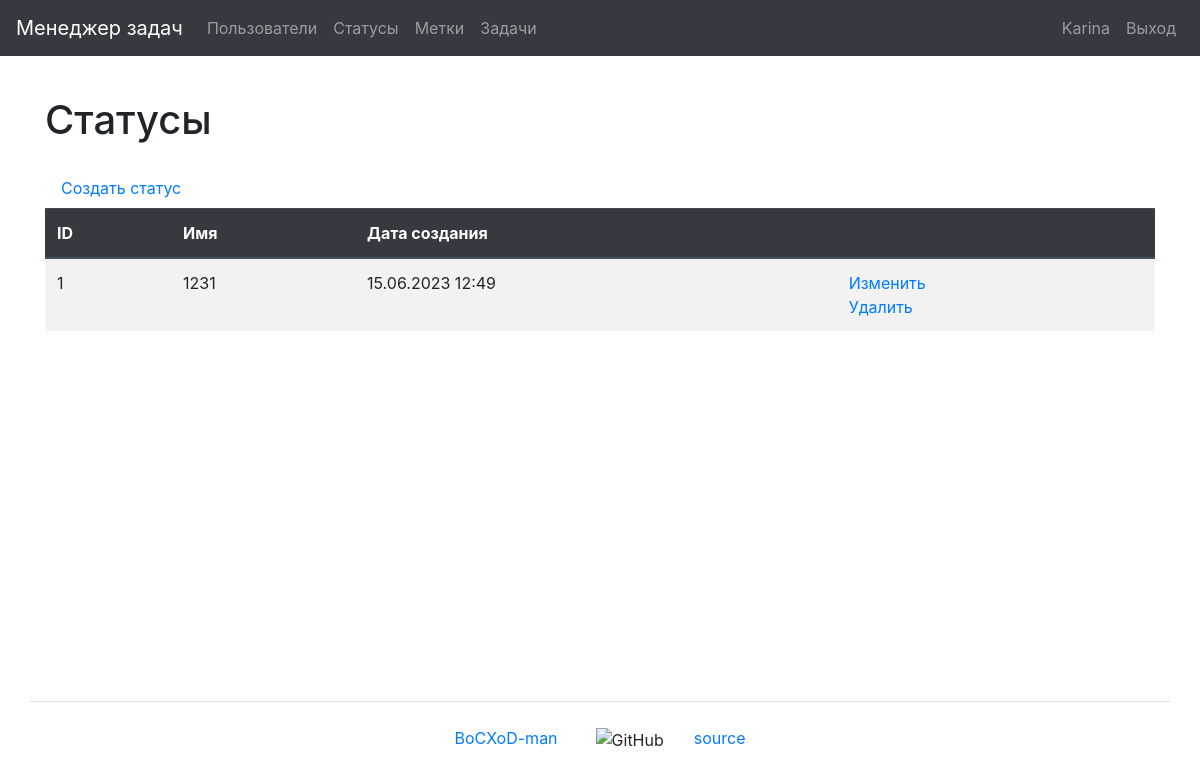
/statuses/ (signed in), run on an earlier commit of the app's database.
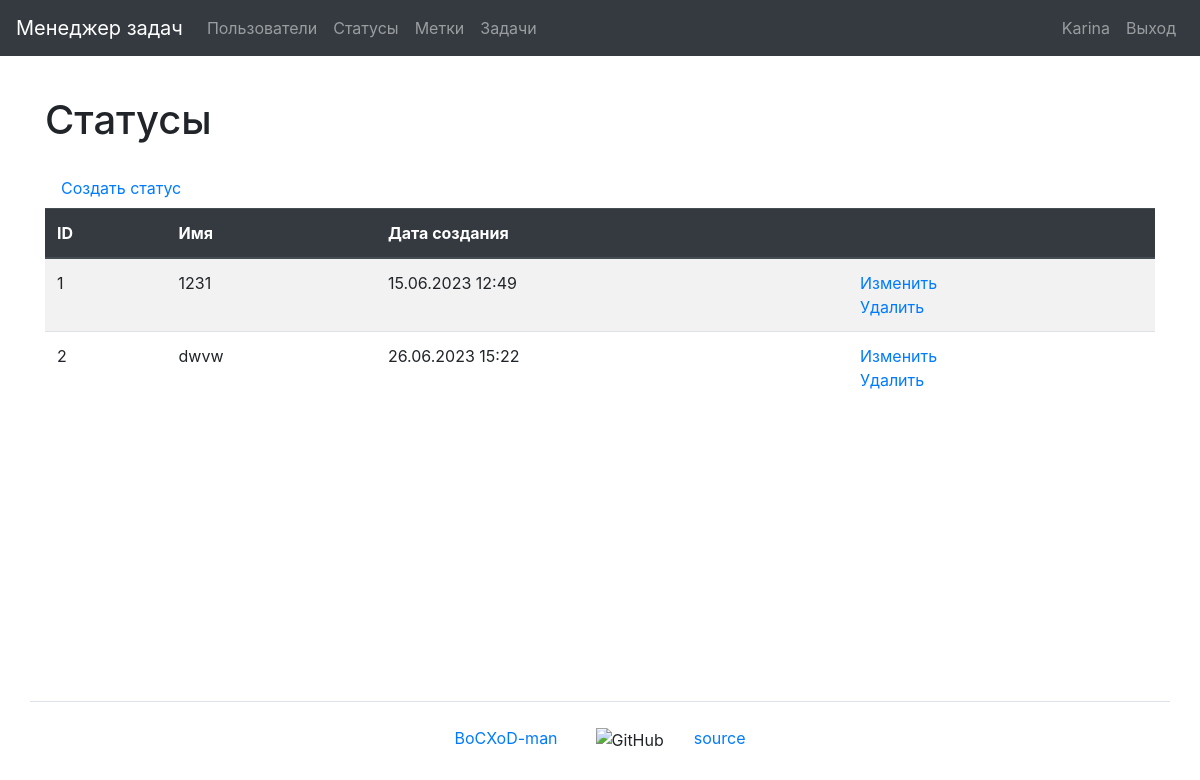
And on a later commit of the database.
### task_manager/statuses/models.py (models this page shows, shortened)
class Status(models.Model):
    name = models.CharField(
        max_length=150,
        unique=True,
        blank=False,
        verbose_name=_('Name'),
    )
    date_created = models.DateTimeField(
        auto_now_add=True,
        verbose_name=_('Creation date')
    )
    class Meta:
        verbose_name = _('Status')
        verbose_name_plural = _('Statuses')

### task_manager/statuses/views.py (the view)
# urls.py: path('', StatusesListView.as_view(), name='statuses'),
class StatusesListView(AuthRequiredMixin, ListView):
    template_name = 'statuses/statuses.html'
    model = Status
    context_object_name = 'statuses'
    extra_context = {
        'title': _('Statuses')
    }

### task_manager/mixins.py (called while the page is built)
    def dispatch(self, request, *args, **kwargs):
        if not request.user.is_authenticated:
            messages.error(request, self.auth_message)
            return redirect(reverse_lazy('login'))
        return super().dispatch(request, *args, **kwargs)

### task_manager/templates/statuses/statuses.html (shortened to what this page needs)
{% extends "base.html" %}
{% load bootstrap4 %}
{% load i18n %}
{% block content %}
    <h1 class="my-4">{{ title }}</h1>
    <a class="nav-link" href="{% url 'status_create' %}">{% trans 'Create status' %}</a>
    <table class="table table-striped">
        <thead class="thead-dark">
            <tr>
                <th>ID</th>
                <th>{% trans 'Name' %}</th>
                <th>{% trans 'Creation date' %}</th>
                <th></th>
            </tr>
        </thead>
        <tbody>
            {% if statuses %}
                {% for status in statuses %}
                    <tr>
                        <td>{{ status.id }}</td>
                        <td>{{ status.name }}</td>
                        <td>{{ status.date_created|date:"d.m.Y H:i" }}</td>
                        <td>
                          <a href="{% url 'status_update' status.id %}">{% trans 'Update' %}</a>
                          <br>
                          <a href="{% url 'status_delete' status.id %}">{% trans 'Delete' %}</a>
                        </td>
                    </tr>
                {% endfor %}
            {% endif %}
        </tbody>
    </table>
{% endblock content %}

What changed in the data, as far as the page shows it:
added Status: id "2", name "dwvw", date_created "26.06.2023 15:22"
